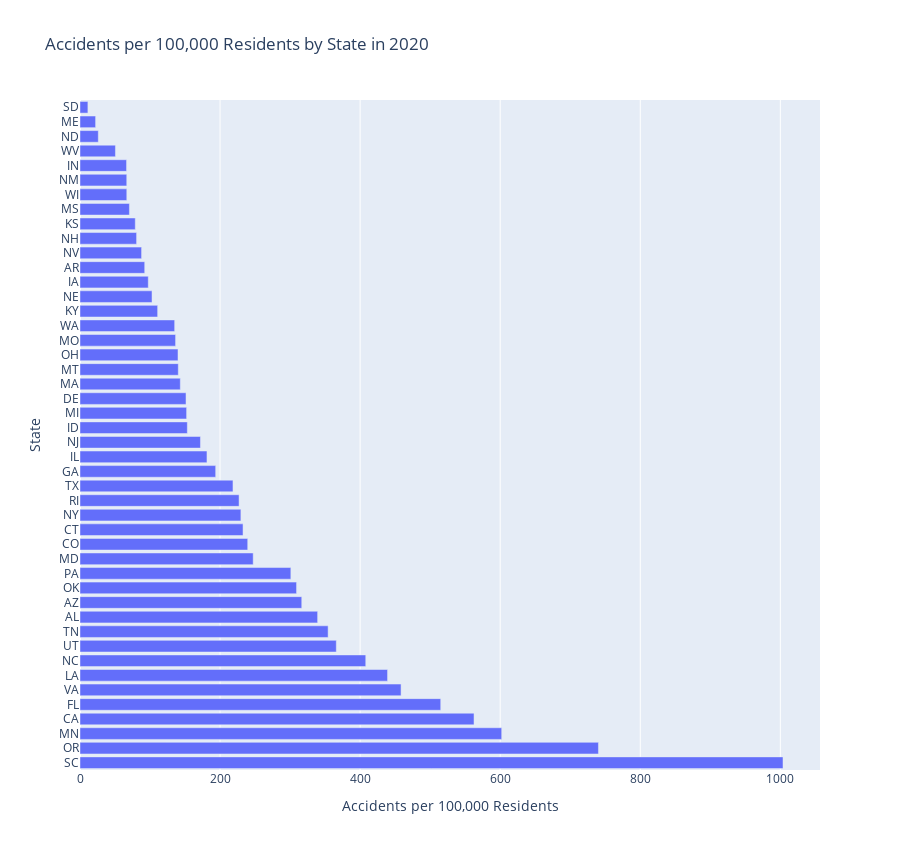

Notebook code for this chart:
### Code cell
BestWorstAcc(df_acc, df_pop, '2020', 'WorstToBest', Sampling_Factor).show()

### Figure 1 — Plotly figure (JSON) as saved in the notebook; plotly's stock layout.template omitted (floating-point values rounded to 4 significant figures)
{"data": [{"alignmentgroup": "True", "hovertemplate": "Accidents per 100,000 Residents=%{x}<br>State=%{y}<extra></extra>", "legendgroup": "", "marker": {"color": "#636efa", "pattern": {"shape": ""}}, "name": "", "offsetgroup": "", "orientation": "h", "showlegend": false, "textposition": "auto", "type": "bar", "x": [1004.0, 740.3, 602.1, 562.6, 515.1, 458.4, 439.2, 408.0, 366.0, 354.3, 339.3, 316.7, 309.2, 301.1, 247.3, 239.5, 232.8, 229.7, 227.1, 218.4, 193.7, 181.3, 172.0, 153.3, 152.2, 151.4, 143.2, 140.3, 139.9, 136.5, 135.2, 110.9, 102.8, 97.49, 92.41, 87.94, 80.8, 78.93, 70.56, 66.81, 66.77, 66.48, 50.62, 26.13, 22.29, 11.28], "xaxis": "x", "y": ["SC", "OR", "MN", "CA", "FL", "VA", "LA", "NC", "UT", "TN", "AL", "AZ", "OK", "PA", "MD", "CO", "CT", "NY", "RI", "TX", "GA", "IL", "NJ", "ID", "MI", "DE", "MA", "MT", "OH", "MO", "WA", "KY", "NE", "IA", "AR", "NV", "NH", "KS", "MS", "WI", "NM", "IN", "WV", "ND", "ME", "SD"], "yaxis": "y"}], "layout": {"barmode": "relative", "height": 850, "legend": {"tracegroupgap": 0}, "title": {"text": "Accidents per 100,000 Residents by State in 2020"}, "xaxis": {"anchor": "y", "domain": [0, 1], "title": {"text": "Accidents per 100,000 Residents"}}, "yaxis": {"anchor": "x", "domain": [0, 1], "title": {"text": "State"}}}}
